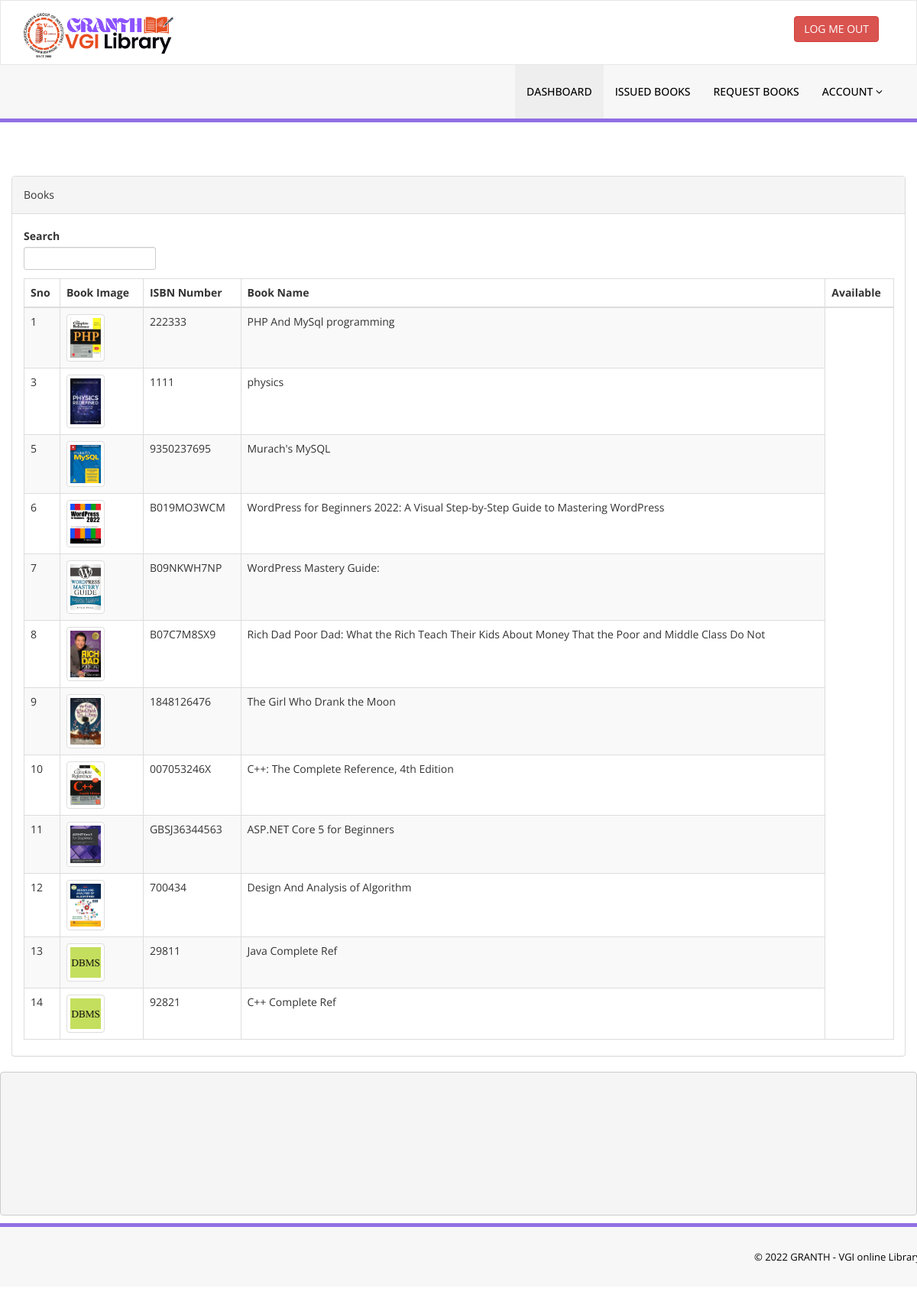
Page /Library/library/listed-books.php (signed in) on the committed database.
### tables this page shows
CREATE TABLE `tblbooks` (
  `id` int(11) NOT NULL,
  `BookName` varchar(255) DEFAULT NULL,
  `CatId` int(11) DEFAULT NULL,
  `AuthorId` int(11) DEFAULT NULL,
  `ISBNNumber` varchar(25) DEFAULT NULL,
  `bookImage` longblob NOT NULL,
  `RegDate` timestamp NULL DEFAULT current_timestamp(),
  `UpdationDate` timestamp NULL DEFAULT NULL ON UPDATE current_timestamp()
);

### Library/library/Admin.php (called while the page is built, shortened)
<?php
class Admin
{
   private function connect()
   {
       return mysqli_connect("localhost", "root", "", "library","3306");
   }
   function getbooklist()
   {
      $dsn = $this->connect();
      $x = mysqli_query($dsn, "select id,bookImage,ISBNNumber,BookName from tblbooks b,tblbookstocks a where b.id =  a.bookid");
      return $x;
   }
}

### Library/library/listed-books.php (the view, shortened to what this page needs)
<?php
if(strlen($_SESSION['login'])==0)
    {
header('location:http://localhost/php_programs/Library/library/homepage/index.php');
}
else{
    ?>
<!DOCTYPE html>
<html xmlns="http://www.w3.org/1999/xhtml">
<head>
    <link href="assets/css/bootstrap.css" rel="stylesheet" />
    <link href="assets/css/font-awesome.css" rel="stylesheet" />
    <link href="assets/js/dataTables/dataTables.bootstrap.css" rel="stylesheet" />
    <link href="assets/css/style.css" rel="stylesheet" />
</head>
<body>
<?php include('includes/header.php');?>
    <div class="content-wrapper">
         <div class="container-fluid">
        <div class="row pad-botm">
        </div>
            <div class="row">
                <div class="col-md-12">
                    <div class="panel panel-default">
                        <div class="panel-heading">
                          Books
                        </div>
                        <div class="panel-body">
                            <div class="table-responsive">
                                <table class="table table-striped table-bordered table-hover" id="dataTables-example">
                                    <thead>
                                    <label for="Search">Search
                                      <input type="search" class="form-control input-sm" aria-controls="dataTables-example">
                                      </label>
                                        <tr>
                                        <th>Sno</th>
                                            <th>Book Image</th>
                                            <th>ISBN Number</th>
                                            <th>Book Name</th>
                                            <th>Available</th>
                                        </tr>
                                    </thead>
                                    <tbody>
                                    <?php
    include_once 'Admin.php';
    $x = $o->getbooklist();
       for($i=0;$i<mysqli_num_rows($x);$i++)
       {
          $ctr = 0;
          echo "<tr>";
          $rs = mysqli_fetch_row($x);
          foreach ($rs as $n) {
            $ctr++;
            if($ctr==2)
            echo "<td><img src='admin/bookimg/$n' height=50 width=50 class='img-thumbnail'></td>";
            else
              echo "<td>$n</td>";
          }
          echo "</tr>";
       }
    ?>
  </table>
                </div>
            </div>
    </div>
    </div>
<pre>
</pre>
  <?php include('includes/footer.php');?>
</body>
</html>
<?php } ?>

### Library/library/assets/css/style.css (style rules this page uses)
.content-wrapper { margin-top: 40px; min-height:800px; padding-bottom:90px; }
.pad-botm { padding-bottom:30px; }

### rows in the picture
tblbooks: id "1", bookImage (picture), ISBNNumber "222333", BookName "PHP And MySql programming"
tblbooks: id "3", bookImage (picture), ISBNNumber "1111", BookName "physics"
tblbooks: id "5", bookImage (picture), ISBNNumber "9350237695", BookName "Murach's MySQL"
tblbooks: id "6", bookImage (picture), ISBNNumber "B019MO3WCM", BookName "WordPress for Beginners 2022: A Visual Step-by-Step Guide to Mastering WordPress"
tblbooks: id "7", bookImage (picture), ISBNNumber "B09NKWH7NP", BookName "WordPress Mastery Guide:"
tblbooks: id "8", bookImage (picture), ISBNNumber "B07C7M8SX9", BookName "Rich Dad Poor Dad: What the Rich Teach Their Kids About Money That the Poor and Middle Class Do Not"
tblbooks: id "9", bookImage (picture), ISBNNumber "1848126476", BookName "The Girl Who Drank the Moon"
tblbooks: id "10", bookImage (picture), ISBNNumber "007053246X", BookName "C++: The Complete Reference, 4th Edition"
tblbooks: id "11", bookImage (picture), ISBNNumber "GBSJ36344563", BookName "ASP.NET Core 5 for Beginners"
tblbooks: id "12", bookImage (picture), ISBNNumber "700434", BookName "Design And Analysis of Algorithm"
tblbooks: id "13", bookImage (picture), ISBNNumber "29811", BookName "Java Complete Ref"
tblbooks: id "14", bookImage (picture), ISBNNumber "92821", BookName "C++ Complete Ref"
